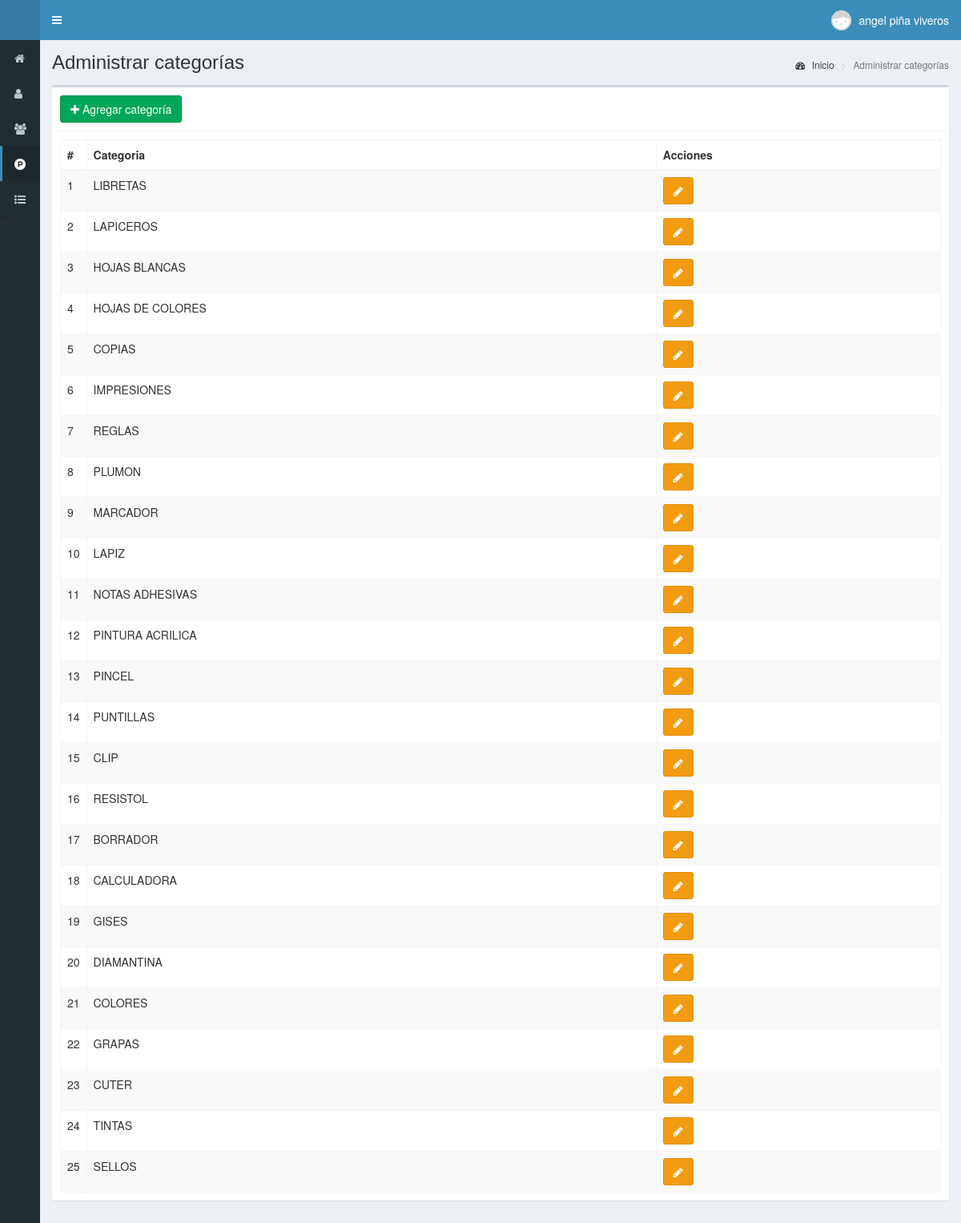
The page /categorias (signed in) on the database its author committed.
### tables this page shows
CREATE TABLE `categorias` (
  `id` int(11) NOT NULL,
  `categoria` text NOT NULL,
  `fecha` timestamp NOT NULL DEFAULT CURRENT_TIMESTAMP ON UPDATE CURRENT_TIMESTAMP
);

### controladores/plantilla.controlador.php (called while the page is built)
<?php
class ControladorPlantilla{
	static public function ctrPlantilla(){
		include "vistas/plantilla.php";
	}
}

### index.php (called while the page is built, shortened)
<?php
require_once "controladores/plantilla.controlador.php";
require_once "controladores/usuarios.controlador.php";
require_once "controladores/categorias.controlador.php";
require_once 'controladores/sucursales2.controlador.php';
require_once "modelos/categorias.modelo.php";
$plantilla = new ControladorPlantilla();
$plantilla -> ctrPlantilla();

### controladores/categorias.controlador.php (called while the page is built, shortened)
<?php
class ControladorCategorias{
	static public function ctrMostrarCategorias($item, $valor){
		$tabla = "categorias";
		$respuesta = ModeloCategorias::mdlMostrarCategorias($tabla, $item, $valor);
		return $respuesta;
	}
}

### modelos/conexion.php (called while the page is built)
<?php
class Conexion{
	static public function conectar(){
		$link = new PDO("mysql:host=127.0.0.1;dbname=g&g", "root", "");
		$link->exec("set names utf8");
		return $link;
	}
}

### modelos/categorias.modelo.php (called while the page is built, shortened)
<?php
require_once "conexion.php";
class ModeloCategorias{
	static public function mdlMostrarCategorias($tabla, $item, $valor){
		if($item != null){
			$stmt = Conexion::conectar()->prepare("SELECT * FROM $tabla WHERE $item = :$item");
			$stmt -> bindParam(":".$item, $valor, PDO::PARAM_STR);
			$stmt -> execute();
			return $stmt -> fetch();
		}else{
			$stmt = Conexion::conectar()->prepare("SELECT * FROM $tabla");
			$stmt -> execute();
			return $stmt -> fetchAll();
		}
	}
}

### vistas/modulos/categorias.php (the view, shortened to what this page needs)
<div class="content-wrapper">
  <section class="content-header">
    <h1>
      Administrar categorías
    </h1>
    <ol class="breadcrumb">
      <li><a href="inicio"><i class="fa fa-dashboard"></i> Inicio</a></li>
      <li class="active">Administrar categorías</li>
    </ol>
  </section>
  <section class="content">
    <div class="box">
      <div class="box-header with-border">
        <button class="btn btn-success" data-toggle="modal" data-target="#modalAgregarCategoria">
          <i class="fa fa-plus"></i> Agregar categoría
        </button>
      </div>
      <div class="box-body">
       <table class="table table-bordered table-striped dt-responsive tablas" width="100%">
        <thead>
         <tr>
           <th style="width:10px">#</th>
           <th>Categoria</th>
           <th>Acciones</th>
         </tr>
        </thead>
        <tbody>
        <?php
          $item = null;
          $valor = null;
          $categorias = ControladorCategorias::ctrMostrarCategorias($item, $valor);
          foreach ($categorias as $key => $value) {
            echo ' <tr>
                    <td>'.($key+1).'</td>
                    <td class="text-uppercase">'.$value["categoria"].'</td>
                    <td>
                      <div class="btn-group">
                        <button class="btn btn-warning btnEditarCategoria" idCategoria="'.$value["id"].'" data-toggle="modal" data-target="#modalEditarCategoria"><i class="fa fa-pencil"></i></button>';
                      echo '</div>
                    </td>
                  </tr>';
          }
        ?>
        </tbody>
       </table>
      </div>
    </div>
  </section>
</div>

### vistas/plantilla.php (shortened to what this page needs)
<!DOCTYPE html>
<html>
<head>
  <link rel="stylesheet" href="vistas/bower_components/bootstrap/dist/css/bootstrap.min.css">
  <link rel="stylesheet" href="vistas/bower_components/font-awesome/css/font-awesome.min.css">
  <link rel="stylesheet" href="vistas/bower_components/Ionicons/css/ionicons.min.css">
  <link rel="stylesheet" href="vistas/dist/css/AdminLTE.css">
  <link rel="stylesheet" href="vistas/dist/css/skins/_all-skins.min.css">
  <link rel="stylesheet" href="vistas/bower_components/datatables.net-bs/css/dataTables.bootstrap.min.css">
  <link rel="stylesheet" href="vistas/bower_components/datatables.net-bs/css/responsive.bootstrap.min.css">
  <link rel="stylesheet" href="vistas/plugins/iCheck/all.css">
  <link rel="stylesheet" href="vistas/bower_components/bootstrap-daterangepicker/daterangepicker.css">
  <link rel="stylesheet" href="vistas/bower_components/morris.js/morris.css">
</head>
<body class="hold-transition skin-blue sidebar-collapse sidebar-mini login-page">
  <?php
  if(isset($_SESSION["iniciarSesion"]) && $_SESSION["iniciarSesion"] == "ok"){
   echo '<div class="wrapper">';
    include "modulos/cabezote.php";
    include "modulos/menu.php";
    if(isset($_GET["ruta"])){
      if($_GET["ruta"] == "inicio" ||
         $_GET["ruta"] == "usuarios" ||
         $_GET["ruta"] == "categorias" ||
         $_GET["ruta"] == "productos" ||
         $_GET["ruta"] == "descuentos" ||
         $_GET["ruta"] == "clientes" ||
         $_GET["ruta"] == "ventas" ||
         $_GET["ruta"] == "crear-venta" ||
         $_GET["ruta"] == "editar-venta" ||
         $_GET["ruta"] == "reportes" ||
         $_GET["ruta"] == "salir" ||
         $_GET["ruta"] == "sucursales" ||
         $_GET["ruta"] == "movimientos"){
        include "modulos/".$_GET["ruta"].".php";
      }else{
        include "modulos/404.php";
      }
    }else{
      include "modulos/inicio.php";
    }
    echo '</div>';
  }else{
    include "modulos/login.php";
  }
  ?>
</body>
</html>

### vistas/modulos/cabezote.php (shortened to what this page needs)
<header class="main-header">
<a href="inicio" class="logo">
</a>
<nav class="navbar navbar-static-top" role="navigation">
 	<a href="#" class="sidebar-toggle" data-toggle="push-menu" role="button">
     	</a>
	<div class="navbar-custom-menu">
		<ul class="nav navbar-nav">
			<li class="dropdown user user-menu">
				<a href="#" class="dropdown-toggle" data-toggle="dropdown">
				<?php
				if($_SESSION["foto"] != ""){
					echo '<img src="'.$_SESSION["foto"].'" class="user-image">';
				}else{
					echo '<img src="vistas/img/usuarios/default/anonymous.png" class="user-image">';
				}
				?>
					<span class="hidden-xs"><?php  echo $_SESSION["nombre"]; ?></span>
				</a>
			</li>
		</ul>
	</div>
</nav>
</header>

### vistas/modulos/menu.php
<aside class="main-sidebar">
	<section class="sidebar">
		<ul class="sidebar-menu">
		<?php
		if($_SESSION["perfil"] != "Vendedor"){
			echo '<li id="liInicio">
				<a href="inicio">
					<i class="fa fa-home"></i>
					<span>Inicio</span>
				</a>
			</li>';
		}
		if($_SESSION["perfil"] == "Super Administrador" || $_SESSION["perfil"] == "Administrador"){
			echo '<li id="liUsuarios">
				<a href="usuarios">
					<i class="fa fa-user"></i>
					<span>Usuarios</span>
				</a>
			</li>';
		}
		if($_SESSION["perfil"] == "Super Administrador" || $_SESSION["perfil"] == "Administrador" ){
			echo '<li class="treeview" id="liClientes">
				<a href="#">
					<i class="fa fa-users"></i>
					<span>Clientes</span>
					<span class="pull-right-container">
						<i class="fa fa-angle-left pull-right"></i>
					</span>
				</a>
				<ul class="treeview-menu">
					<li id="liClientes1">
						<a href="descuentos">
							<i class="fa fa-circle-o"></i>
							<span>Descuentos</span>
						</a>
					</li>';
				if($_SESSION["perfil"] == "Super Administrador"){
					echo '<li id="liClientes2">
						<a href="clientes">
							<i class="fa fa-circle-o"></i>
							<span>Clientes</span>
						</a>
					</li>
					</ul>
				</li>';
				}
		}
		if($_SESSION["perfil"] == "Super Administrador" || $_SESSION["perfil"] == "Administrador"){
			echo '<li class="treeview" id="liProductos">
				<a href="#">
					<i class="fa fa-product-hunt"></i>
					<span>Productos</span>
					<span class="pull-right-container">
						<i class="fa fa-angle-left pull-right"></i>
					</span>
				</a>
				<ul class="treeview-menu">
					<li id="liCategorias">
						<a href="categorias">
							<i class="fa fa-th"></i>
							<span>Categorías</span>
						</a>
					</li>
					<li id="liProductos2">
						<a href="productos">
							<i class="fa fa-product-hunt"></i>
							<span>Productos</span>
						</a>
					</li>
				</ul>
			</li>';
		}
		if($_SESSION["perfil"] == "Super Administrador" || $_SESSION["perfil"] == "Administrador" || $_SESSION["perfil"] == "Vendedor"){
			echo '<li class="treeview" id="liVentas">
				<a href="#">
					<i class="fa fa-list-ul"></i>
					<span>Ventas</span>
					<span class="pull-right-container">
						<i class="fa fa-angle-left pull-right"></i>
					</span>
				</a>
				<ul class="treeview-menu">
					<li id="liVentas1">
						<a href="ventas">
							<i class="fa fa-circle-o"></i>
							<span>Administrar ventas</span>
						</a>
					</li>
					<li id="liVentas2">
						<a href="crear-venta">
							<i class="fa fa-circle-o"></i>
							<span>Crear venta</span>
						</a>
					</li>';
				echo '</ul>
			</li>';
		} ?>*/
		</ul>
	</section>
</aside>

### rows shown on the page
categorias: categoria "LIBRETAS"
categorias: categoria "LAPICEROS"
categorias: categoria "HOJAS BLANCAS"
categorias: categoria "HOJAS DE COLORES"
categorias: categoria "COPIAS"
categorias: categoria "IMPRESIONES"
categorias: categoria "REGLAS"
categorias: categoria "PLUMON"
categorias: categoria "MARCADOR"
categorias: categoria "LAPIZ"
categorias: categoria "NOTAS ADHESIVAS"
categorias: categoria "PINTURA ACRILICA"
categorias: categoria "PINCEL"
categorias: categoria "PUNTILLAS"
categorias: categoria "CLIP"
categorias: categoria "RESISTOL"
categorias: categoria "BORRADOR"
categorias: categoria "CALCULADORA"
categorias: categoria "GISES"
categorias: categoria "DIAMANTINA"
categorias: categoria "COLORES"
categorias: categoria "GRAPAS"
categorias: categoria "CUTER"
categorias: categoria "TINTAS"
categorias: categoria "SELLOS"

### other values the page prints
$_SESSION["nombre"] "angel piña viveros"
